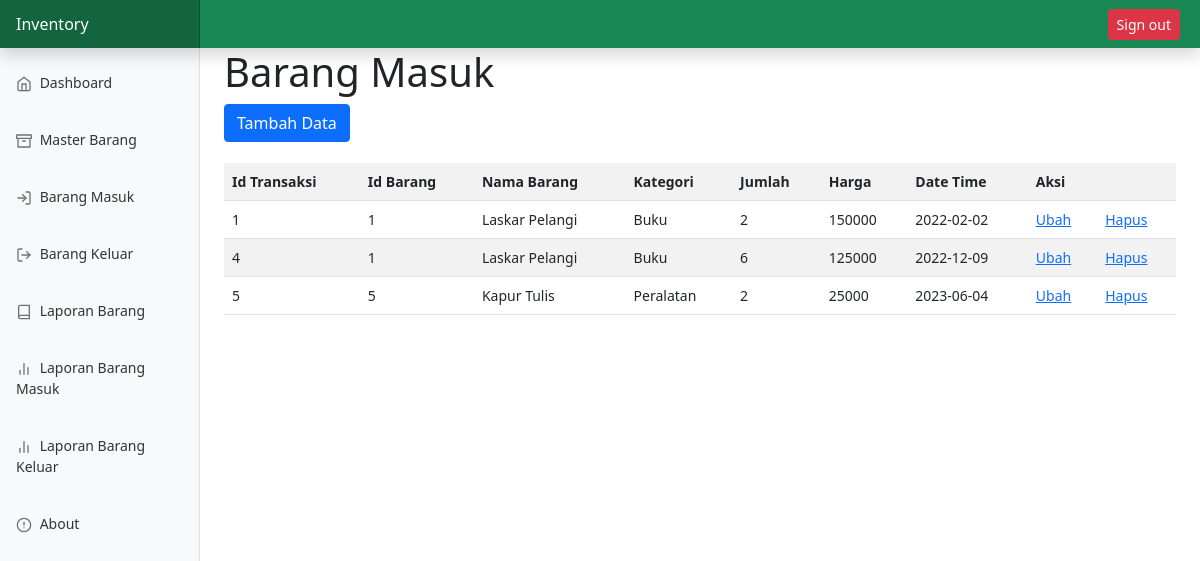
The page /barangMasuk.php (signed in) on the database its author committed.
### tables this page shows
CREATE TABLE `tb_barang_masuk` (
  `id_transaksi` int(50) NOT NULL,
  `id_barang` int(50) NOT NULL,
  `nama_barang` varchar(255) NOT NULL,
  `kategori_barang` varchar(255) NOT NULL,
  `harga_barang` int(50) NOT NULL,
  `jumlah_barang` int(50) NOT NULL,
  `datetime1` varchar(255) NOT NULL
);

### barangMasuk.php (the view, shortened to what this page needs)
<!DOCTYPE html>
<html>
<head>
    <link href="https://cdn.jsdelivr.net/npm/bootstrap@5.0.2/dist/css/bootstrap.min.css" rel="stylesheet"
>
    <link rel="stylesheet" href="static/css/dashboard.css">
</head>
<body>
    <main class="col-md-9 ms-sm-auto col-lg-10 px-md-4">
        <h1>Barang Masuk</h1>
        <button type="button" class="btn btn-primary"><a href="addBarangMasuk.php" style="text-decoration: none; color: white;">Tambah Data</a></button><br><br>
        <table width="100%" class="table table-striped table-hover">
            <tr>
                <th>Id Transaksi</th>
                <th>Id Barang</th>
                <th>Nama Barang</th>
                <th>Kategori</th>
                <th>Jumlah</th>
                <th>Harga</th>
                <th>Date Time</th>
                <th colspan="2">Aksi</th>
            </tr>
            <?php
                include "koneksi.php";
                $sql = $pdo->prepare("SELECT * FROM tb_barang_masuk");
                $sql->execute();
                while($data = $sql->fetch()){
                    echo "<tr>";
                    echo "<td>".$data['id_transaksi']."</td>";
                    echo "<td>".$data['id_barang']."</td>";
                    echo "<td>".$data['nama_barang']."</td>";
                    echo "<td>".$data['kategori_barang']."</td>";
                    echo "<td>".$data['jumlah_barang']."</td>";
                    echo "<td>".$data['harga_barang']."</td>";
                    echo "<td>".$data['datetime1']."</td>";
                    echo "<td><a href='editBarangMasuk.php?id_transaksi=".$data['id_transaksi']."'>Ubah</a></td>";
                    echo "<td><a href='prosesHapusMasuk.php?id_transaksi=".$data['id_transaksi']."'>Hapus</a></td>";
                    echo "</tr>"; } ?>
        </table>
    </main>
</body>
</html>

### static/css/dashboard.css (style rules this page uses)
body { font-size: .875rem; }
.feather { width: 16px; height: 16px; vertical-align: text-bottom; }
.sidebar { position: fixed; top: 0; bottom: 0; left: 0; z-index: 100; padding: 48px 0 0; box-shadow: inset -1px 0 0 rgba(0, 0, 0, .1); }
.sidebar .nav-link { font-weight: 500; color: #333; }
.sidebar .nav-link .feather { margin-right: 4px; color: #727272; }
.navbar-brand { padding-top: .75rem; padding-bottom: .75rem; font-size: 1rem; background-color: rgba(0, 0, 0, .25); box-shadow: inset -1px 0 0 rgba(0, 0, 0, .25); }

### rows shown on the page
tb_barang_masuk: id_transaksi "1", id_barang "1", nama_barang "Laskar Pelangi", kategori_barang "Buku", jumlah_barang "2", harga_barang "150000", datetime1 "2022-02-02"
tb_barang_masuk: id_transaksi "4", id_barang "1", nama_barang "Laskar Pelangi", kategori_barang "Buku", jumlah_barang "6", harga_barang "125000", datetime1 "2022-12-09"
tb_barang_masuk: id_transaksi "5", id_barang "5", nama_barang "Kapur Tulis", kategori_barang "Peralatan", jumlah_barang "2", harga_barang "25000", datetime1 "2023-06-04"
